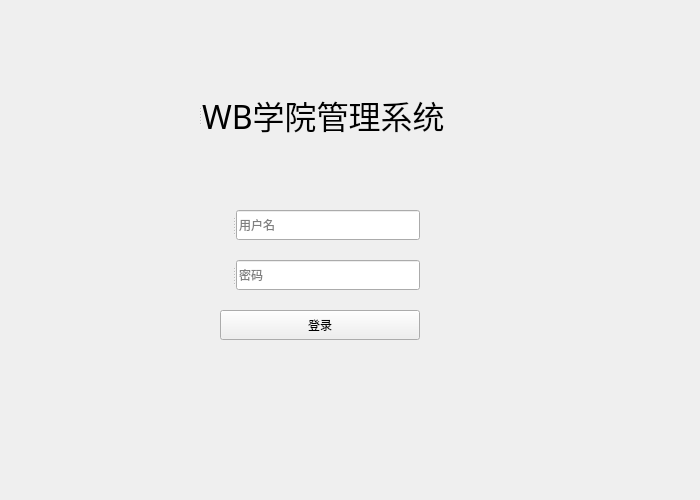
<?xml version="1.0" encoding="UTF-8"?>
<ui version="4.0">
 <class>Form</class>
 <widget class="QWidget" name="Form">
  <property name="geometry">
   <rect>
    <x>0</x>
    <y>0</y>
    <width>700</width>
    <height>500</height>
   </rect>
  </property>
  <property name="sizePolicy">
   <sizepolicy hsizetype="Fixed" vsizetype="Fixed">
    <horstretch>0</horstretch>
    <verstretch>0</verstretch>
   </sizepolicy>
  </property>
  <property name="minimumSize">
   <size>
    <width>700</width>
    <height>500</height>
   </size>
  </property>
  <property name="maximumSize">
   <size>
    <width>700</width>
    <height>500</height>
   </size>
  </property>
  <property name="windowTitle">
   <string>登录</string>
  </property>
  <widget class="QPushButton" name="Login">
   <property name="geometry">
    <rect>
     <x>220</x>
     <y>310</y>
     <width>200</width>
     <height>30</height>
    </rect>
   </property>
   <property name="text">
    <string>登录</string>
   </property>
  </widget>
  <widget class="QSplitter" name="Username">
   <property name="geometry">
    <rect>
     <x>220</x>
     <y>210</y>
     <width>200</width>
     <height>30</height>
    </rect>
   </property>
   <property name="orientation">
    <enum>Qt::Horizontal</enum>
   </property>
   <widget class="QLabel" name="img1">
    <property name="text">
     <string/>
    </property>
    <property name="pixmap">
     <pixmap>images/YXC.jpg</pixmap>
    </property>
   </widget>
   <widget class="QLineEdit" name="username">
    <property name="text">
     <string/>
    </property>
    <property name="placeholderText">
     <string>用户名</string>
    </property>
   </widget>
  </widget>
  <widget class="QSplitter" name="splitter_2">
   <property name="geometry">
    <rect>
     <x>220</x>
     <y>260</y>
     <width>200</width>
     <height>30</height>
    </rect>
   </property>
   <property name="orientation">
    <enum>Qt::Horizontal</enum>
   </property>
   <widget class="QLabel" name="img2">
    <property name="text">
     <string/>
    </property>
    <property name="pixmap">
     <pixmap>images/YXC.jpg</pixmap>
    </property>
   </widget>
   <widget class="QLineEdit" name="password">
    <property name="text">
     <string/>
    </property>
    <property name="placeholderText">
     <string>密码</string>
    </property>
   </widget>
  </widget>
  <widget class="QSplitter" name="Title">
   <property name="geometry">
    <rect>
     <x>190</x>
     <y>90</y>
     <width>300</width>
     <height>50</height>
    </rect>
   </property>
   <property name="orientation">
    <enum>Qt::Horizontal</enum>
   </property>
   <widget class="QLabel" name="Logo">
    <property name="text">
     <string/>
    </property>
    <property name="pixmap">
     <pixmap>images/YXC.jpg</pixmap>
    </property>
   </widget>
   <widget class="QLabel" name="title">
    <property name="font">
     <font>
      <family>黑体</family>
      <pointsize>24</pointsize>
     </font>
    </property>
    <property name="text">
     <string>WB学院管理系统</string>
    </property>
    <property name="wordWrap">
     <bool>false</bool>
    </property>
   </widget>
  </widget>
 </widget>
 <resources/>
 <connections/>
</ui>
